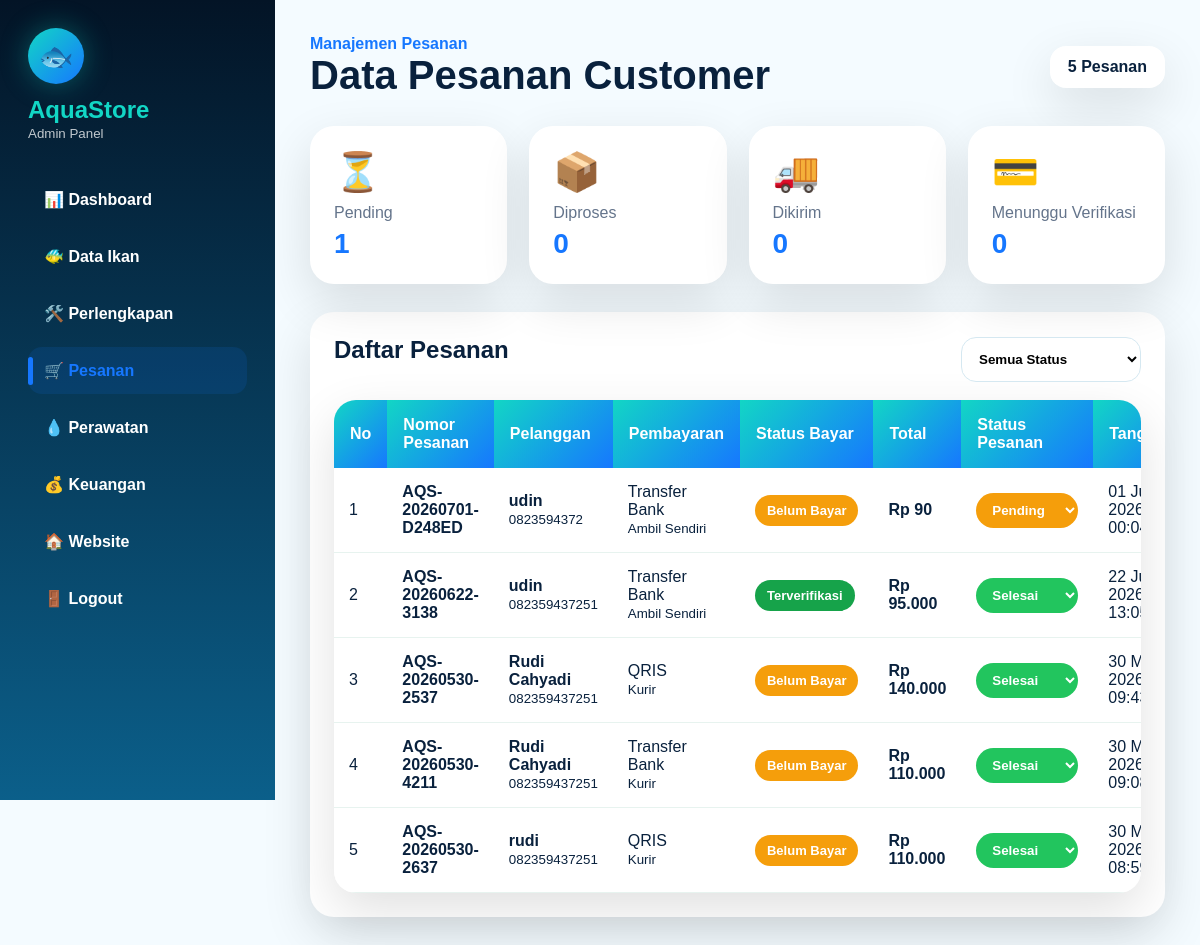
Page /admin/pesanan.php (signed in) on the committed database.
### tables this page shows
CREATE TABLE `pesanan` (
  `id` int(11) NOT NULL,
  `pelanggan_id` int(11) DEFAULT NULL,
  `nomor_pesanan` varchar(50) NOT NULL,
  `nama_pelanggan` varchar(100) NOT NULL,
  `no_hp` varchar(30) NOT NULL,
  `alamat` text NOT NULL,
  `metode_pengiriman` varchar(50) NOT NULL,
  `metode_bayar` varchar(50) NOT NULL,
  `bukti_pembayaran` varchar(255) DEFAULT NULL,
  `status_pembayaran` enum('Belum Bayar','Menunggu Verifikasi','Terverifikasi','Ditolak') DEFAULT 'Belum Bayar',
  `catatan_pembayaran` text DEFAULT NULL,
  `total_harga` int(11) NOT NULL,
  `status` enum('Pending','Diproses','Dikirim','Selesai') DEFAULT 'Pending',
  `created_at` timestamp NOT NULL DEFAULT current_timestamp()
);

### config/db.php (called while the page is built, shortened)
<?php
function e($text)
{
    return htmlspecialchars((string) ($text ?? ''), ENT_QUOTES, 'UTF-8');
}
function rupiah($angka)
{
    return 'Rp ' . number_format((int) $angka, 0, ',', '.');
}

### admin/pesanan.php (the view, shortened to what this page needs)
<?php
require "../config/db.php";
$filterStatus = $_GET['status'] ?? '';
$allowedStatus = ['Pending', 'Diproses', 'Dikirim', 'Selesai'];
if ($filterStatus !== '') {
    $stmt = $pdo->prepare("
        SELECT *
        FROM pesanan
        WHERE status = ?
        ORDER BY id DESC
    ");
    $stmt->execute([$filterStatus]);
} else {
    $stmt = $pdo->query("
        SELECT *
        FROM pesanan
        ORDER BY id DESC
    ");
}
$pesanan = $stmt->fetchAll();
function status_class_admin($status)
{
    $status = strtolower($status);
    if ($status === 'pending') return 'status-pending';
    if ($status === 'selesai') return 'status-selesai';
    return 'status-pending';
}
function status_pembayaran_class_admin($status)
{
    $status = strtolower($status ?? 'belum bayar');
    if ($status === 'belum bayar') return 'payment-unpaid';
    if ($status === 'terverifikasi') return 'payment-verified';
    return 'payment-unpaid';
}
function tanggal_admin($row)
{
    if (isset($row['created_at']) && $row['created_at'] !== '') {
        return date('d M Y H:i', strtotime($row['created_at']));
    }
    return '-';
}
$totalPesanan = count($pesanan);
$totalPending = $pdo->query("SELECT COUNT(*) FROM pesanan WHERE status = 'Pending'")->fetchColumn();
$totalDiproses = $pdo->query("SELECT COUNT(*) FROM pesanan WHERE status = 'Diproses'")->fetchColumn();
$totalDikirim = $pdo->query("SELECT COUNT(*) FROM pesanan WHERE status = 'Dikirim'")->fetchColumn();
$totalMenungguVerifikasi = $pdo->query("
    SELECT COUNT(*)
    FROM pesanan
    WHERE status_pembayaran = 'Menunggu Verifikasi'
")->fetchColumn();
?>
<!DOCTYPE html>
<html lang="id">
<head>
    <link rel="stylesheet" href="../assets/css/style.css?v=330">
</head>
<body>
<div class="admin-layout">
    <?php include "sidebar.php"; ?>
    <main class="admin-content">
        <div class="admin-header">
            <div>
                <span>Manajemen Pesanan</span>
                <h1>Data Pesanan Customer</h1>
            </div>
            <b><?= $totalPesanan ?> Pesanan</b>
        </div>
        <div class="admin-stats admin-order-stats">
            <div class="dash-card">
                <span>⏳</span>
                <p>Pending</p>
                <h2><?= $totalPending ?></h2>
            </div>
            <div class="dash-card">
                <span>📦</span>
                <p>Diproses</p>
                <h2><?= $totalDiproses ?></h2>
            </div>
            <div class="dash-card">
                <span>🚚</span>
                <p>Dikirim</p>
                <h2><?= $totalDikirim ?></h2>
            </div>
            <div class="dash-card">
                <span>💳</span>
                <p>Menunggu Verifikasi</p>
                <h2><?= $totalMenungguVerifikasi ?></h2>
            </div>
        </div>
        <div class="admin-panel">
            <div class="admin-order-toolbar">
                <h2>Daftar Pesanan</h2>
                <form method="GET" class="admin-order-filter">
                    <select name="status" onchange="this.form.submit()">
                        <option value="">Semua Status</option>
                    </select>
                </form>
            </div>
            <?php if (!$pesanan): ?>
                <div class="empty-box">
                    <h2>Belum Ada Pesanan</h2>
                    <p>Data pesanan customer belum tersedia.</p>
                </div>
            <?php else: ?>
                <div class="table-box">
                    <table>
                        <thead>
                            <tr>
                                <th>No</th>
                                <th>Nomor Pesanan</th>
                                <th>Pelanggan</th>
                                <th>Pembayaran</th>
                                <th>Status Bayar</th>
                                <th>Total</th>
                                <th>Status Pesanan</th>
                                <th>Tanggal</th>
                            </tr>
                        </thead>
                        <tbody>
                            <?php foreach ($pesanan as $index => $p): ?>
                                <?php
                                $statusPembayaran = $p['status_pembayaran'] ?? 'Belum Bayar';
                                ?>
                                <tr>
                                    <td><?= $index + 1 ?></td>
                                    <td>
                                        <b><?= e($p['nomor_pesanan']) ?></b>
                                    </td>
                                    <td>
                                        <b><?= e($p['nama_pelanggan']) ?></b><br>
                                        <small><?= e($p['no_hp']) ?></small>
                                    </td>
                                    <td>
                                        <?= e($p['metode_bayar']) ?><br>
                                        <small><?= e($p['metode_pengiriman']) ?></small>
                                    </td>
                                    <td>
                                        <?php if ($p['metode_bayar'] === 'COD'): ?>
                                            <span class="payment-status payment-verified">COD</span>
                                        <?php else: ?>
                                            <span class="payment-status <?= status_pembayaran_class_admin($statusPembayaran) ?>">
                                                <?= e($statusPembayaran) ?>
                                            </span>
                                        <?php endif; ?>
                                    </td>
                                    <td>
                                        <b><?= rupiah($p['total_harga']) ?></b>
                                    </td>
                                    <td>
                                        <form action="../proses/update-status.php" method="POST">
                                            <select
                                                name="status"
                                                class="status-select <?= status_class_admin($p['status']) ?>"
                                                onchange="this.form.submit()"
                                            >
                                                <?php foreach ($allowedStatus as $status): ?>
                                                    <option
                                                        value="<?= e($status) ?>"
                                                        <?= $p['status'] === $status ? 'selected' : '' ?>
                                                    >
                                                        <?= e($status) ?>
                                                    </option>
                                                <?php endforeach; ?>
                                            </select>
                                        </form>
                                    </td>
                                    <td><?= tanggal_admin($p) ?></td>
                                </tr>
                            <?php endforeach; ?>
                        </tbody>
                    </table>
                </div>
            <?php endif; ?>
        </div>
    </main>
</div>
</body>
</html>

### assets/css/style.css (style rules this page uses)
:root { --dark: #031426; --dark2: #062847; --blue: #1677ff; --cyan: #12d6c5; --white: #fff; --soft: #f4fbff; --text: #09213d; --muted: #64748b; --danger: #ff4d6d; --shadow: 0 18px 50px rgba(0, 0, 0, .12); --radius: 24px }
* { margin: 0; padding: 0; box-sizing: border-box }
body { font-family: 'Poppins', Arial, sans-serif; background: var(--soft); color: var(--text); overflow-x: hidden }
.table-box { width: 100%; overflow-x: auto; border-radius: 22px; background: white; box-shadow: var(--shadow) }
table { width: 100%; border-collapse: collapse; background: white }
th { padding: 16px; text-align: left; color: white; background: linear-gradient(135deg, var(--cyan), var(--blue)) }
td { padding: 15px; border-bottom: 1px solid #e7f3ef; color: var(--text) }
.admin-layout { display: flex; min-height: 100vh; background: var(--soft) }
.admin-content { width: calc(100% - 275px); margin-left: 275px; padding: 35px }
.admin-header { margin-bottom: 28px; display: flex; justify-content: space-between; align-items: center }
.admin-header span { color: var(--blue); font-weight: 900 }
.admin-header h1 { font-size: 40px }
.admin-header b { padding: 12px 18px; border-radius: 16px; background: white; box-shadow: var(--shadow) }
.admin-stats { margin-bottom: 28px; display: grid; grid-template-columns: repeat(4, 1fr); gap: 22px }
.dash-card, .admin-panel { padding: 24px; border-radius: var(--radius); background: white; box-shadow: var(--shadow) }
.dash-card { transition: .25s }
.dash-card span { font-size: 38px }
.dash-card p { margin: 10px 0 6px; color: var(--muted) }
.dash-card h2 { color: var(--blue); font-size: 28px }
.admin-panel { margin-bottom: 25px }
.admin-panel h2 { margin-bottom: 18px }
.status-pending { background: #f59e0b; }
.status-selesai { background: #16a34a; }
.status-select { padding: 9px 12px; border: none; border-radius: 999px; color: white; font-weight: 900; outline: none; cursor: pointer; }
.status-pending { background: #f59e0b !important; }
.status-selesai { background: #22c55e !important; }
.admin-order-toolbar { display: flex; justify-content: space-between; align-items: center; gap: 16px; margin-bottom: 18px; }
.admin-order-filter select { min-width: 180px; padding: 13px; border: 1px solid #d5e8f1; border-radius: 15px; outline: none; font-family: inherit; background: white; font-weight: 800; }
.payment-status { display: inline-block; padding: 8px 12px; border-radius: 999px; color: white !important; font-size: 13px; font-weight: 900; white-space: nowrap; }
.payment-unpaid { background: #f59e0b; }
.payment-verified { background: #16a34a; }

### rows in the picture
pesanan: nomor_pesanan "AQS-20260701-D248ED", nama_pelanggan "udin", no_hp "0823594372", metode_bayar "Transfer Bank", metode_pengiriman "Ambil Sendiri", status_pembayaran "Belum Bayar", total_harga "Rp 90", created_at "01…"
pesanan: nomor_pesanan "AQS-20260622-3138", nama_pelanggan "udin", no_hp "082359437251", metode_bayar "Transfer Bank", metode_pengiriman "Ambil Sendiri", status_pembayaran "Terverifikasi", total_harga "Rp 95.000", created_at "22…"
pesanan: nomor_pesanan "AQS-20260530-2537", nama_pelanggan "Rudi Cahyadi", no_hp "082359437251", metode_bayar "QRIS", metode_pengiriman "Kurir", status_pembayaran "Belum Bayar", total_harga "Rp 140.000", created_at "30…"
pesanan: nomor_pesanan "AQS-20260530-4211", nama_pelanggan "Rudi Cahyadi", no_hp "082359437251", metode_bayar "Transfer Bank", metode_pengiriman "Kurir", status_pembayaran "Belum Bayar", total_harga "Rp 110.000", created_at "30…"
pesanan: nomor_pesanan "AQS-20260530-2637", nama_pelanggan "rudi", no_hp "082359437251", metode_bayar "QRIS", metode_pengiriman "Kurir", status_pembayaran "Belum Bayar", total_harga "Rp 110.000", created_at "30…"

### other values in the picture
$totalPesanan "5"
$totalPending "1"
$totalDiproses "0"
$totalDikirim "0"
$totalMenungguVerifikasi "0"
form field status "Pending"
form field status "Selesai"
